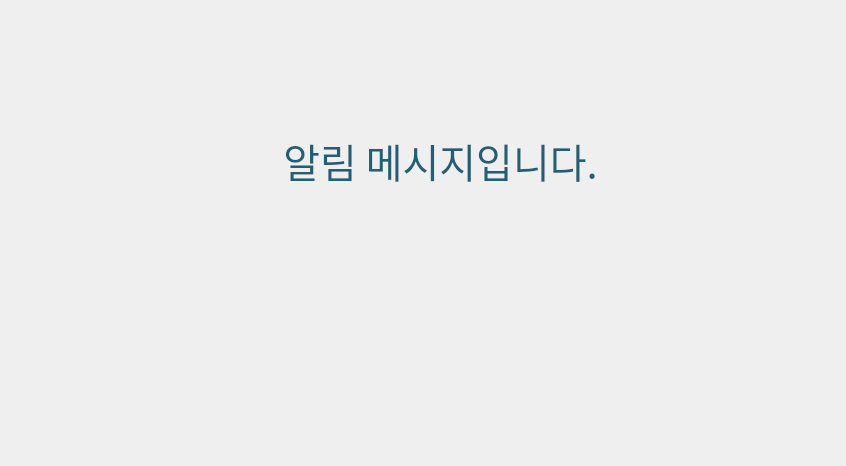
<?xml version="1.0" encoding="UTF-8"?>
<ui version="4.0">
 <class>Dialog</class>
 <widget class="QDialog" name="Dialog">
  <property name="windowModality">
   <enum>Qt::WindowModality::ApplicationModal</enum>
  </property>
  <property name="geometry">
   <rect>
    <x>0</x>
    <y>0</y>
    <width>846</width>
    <height>466</height>
   </rect>
  </property>
  <property name="windowTitle">
   <string>Dialog</string>
  </property>
  <widget class="QPushButton" name="pb_close">
   <property name="geometry">
    <rect>
     <x>470</x>
     <y>320</y>
     <width>320</width>
     <height>100</height>
    </rect>
   </property>
   <property name="styleSheet">
    <string notr="true">QPushButton{
	background-image : url(./ui/images/common_locale/btn_dlg_close.png);
	border : 0px;
}

QPushButton::hover{
	background-image : url(./ui/images/common_locale/btn_dlg_close_over.png);
	border : 0px;
}</string>
   </property>
   <property name="text">
    <string/>
   </property>
  </widget>
  <widget class="QLabel" name="label_bg">
   <property name="geometry">
    <rect>
     <x>0</x>
     <y>0</y>
     <width>846</width>
     <height>466</height>
    </rect>
   </property>
   <property name="styleSheet">
    <string notr="true">QLabel{
	image : url(./ui/images/common_locale/bg_dlg_3_msg.png);
}</string>
   </property>
   <property name="text">
    <string/>
   </property>
  </widget>
  <widget class="QLabel" name="label_msg">
   <property name="geometry">
    <rect>
     <x>-50</x>
     <y>110</y>
     <width>981</width>
     <height>101</height>
    </rect>
   </property>
   <property name="font">
    <font>
     <family>맑은 고딕</family>
     <pointsize>30</pointsize>
     <italic>false</italic>
     <bold>false</bold>
    </font>
   </property>
   <property name="styleSheet">
    <string notr="true">QLabel{
	color : #205f76;
	font : 30pt;
}</string>
   </property>
   <property name="text">
    <string>&lt;html&gt;&lt;head/&gt;&lt;body&gt;&lt;p align=&quot;center&quot;&gt;알림 메시지입니다.&lt;/p&gt;&lt;/body&gt;&lt;/html&gt;</string>
   </property>
   <property name="alignment">
    <set>Qt::AlignmentFlag::AlignCenter</set>
   </property>
   <property name="margin">
    <number>0</number>
   </property>
   <property name="indent">
    <number>0</number>
   </property>
  </widget>
  <widget class="QPushButton" name="pb_btn">
   <property name="geometry">
    <rect>
     <x>80</x>
     <y>320</y>
     <width>320</width>
     <height>100</height>
    </rect>
   </property>
   <property name="styleSheet">
    <string notr="true">QPushButton{
	background-image : url(./ui/images/common_locale/btn_dlg_close.png);
	border : 0px;
}

QPushButton::hover{
	background-image : url(./ui/images/common_locale/btn_dlg_close_over.png);
	border : 0px;
}</string>
   </property>
   <property name="text">
    <string/>
   </property>
  </widget>
  <zorder>label_bg</zorder>
  <zorder>pb_close</zorder>
  <zorder>label_msg</zorder>
  <zorder>pb_btn</zorder>
 </widget>
 <resources/>
 <connections/>
</ui>
